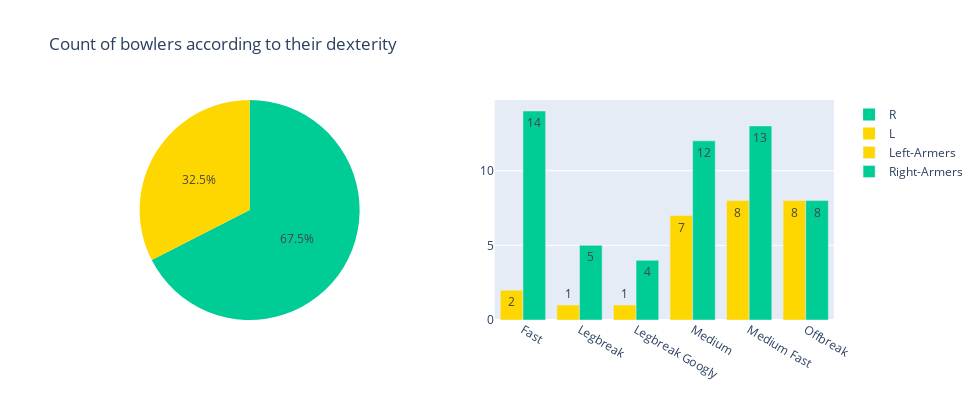

This figure's notebook cell:
### Code cell
from plotly.subplots import make_subplots
import plotly.graph_objects as go

fig = make_subplots(rows=1, cols=2,specs=[[{'type':'Domain'},{'type':'xy'}]])

fig.add_trace(go.Pie(labels=updated_df['Hand'].value_counts().index,
                     values=updated_df['Hand'].value_counts().values,
                     marker_colors=['#00CC96','gold']),row=1, col=1)

fig.add_trace(go.Bar(name='Left-Armers', x=tt.index, y=tt['L'],text=tt['L'],marker_color='gold'),row=1, col=2)
fig.add_trace(go.Bar(name='Right-Armers', x=tt.index, y=tt['R'],text=tt['R']),row=1, col=2)



fig.update_layout(height=400, width=980, title_text="Count of bowlers according to their dexterity")
fig.show()
pd.crosstab(columns = updated_df['Hand'], index = updated_df['Type'],margins=True,margins_name='Total')

### Figure 1 — Plotly figure (JSON) as saved in the notebook; plotly's stock layout.template omitted (floating-point values rounded to 4 significant figures)
{"data": [{"domain": {"x": [0, 0.45], "y": [0, 1]}, "labels": ["R", "L"], "marker": {"colors": ["#00CC96", "gold"]}, "type": "pie", "values": [56, 27]}, {"marker": {"color": "gold"}, "name": "Left-Armers", "text": [2, 1, 1, 7, 8, 8], "type": "bar", "x": ["Fast", "Legbreak", "Legbreak Googly", "Medium", "Medium Fast", "Offbreak"], "xaxis": "x", "y": [2, 1, 1, 7, 8, 8], "yaxis": "y"}, {"name": "Right-Armers", "text": [14, 5, 4, 12, 13, 8], "type": "bar", "x": ["Fast", "Legbreak", "Legbreak Googly", "Medium", "Medium Fast", "Offbreak"], "xaxis": "x", "y": [14, 5, 4, 12, 13, 8], "yaxis": "y"}], "layout": {"height": 400, "title": {"text": "Count of bowlers according to their dexterity"}, "width": 980, "xaxis": {"anchor": "y", "domain": [0.55, 1]}, "yaxis": {"anchor": "x", "domain": [0, 1]}}}
